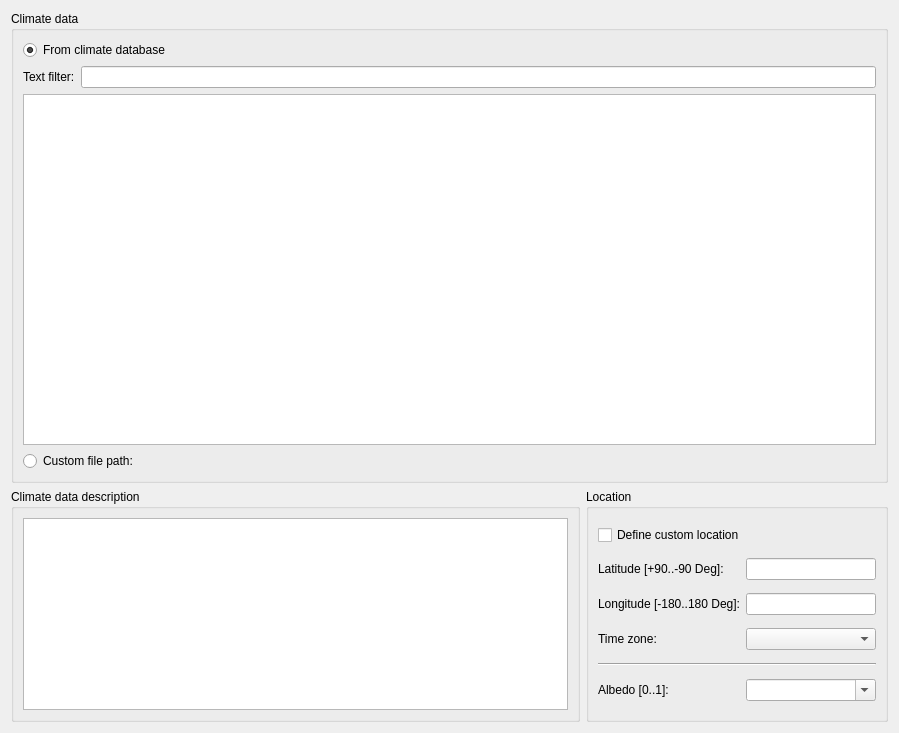
<?xml version="1.0" encoding="UTF-8"?>
<ui version="4.0">
 <class>SVSimulationLocationOptions</class>
 <widget class="QWidget" name="SVSimulationLocationOptions">
  <property name="geometry">
   <rect>
    <x>0</x>
    <y>0</y>
    <width>899</width>
    <height>733</height>
   </rect>
  </property>
  <property name="windowTitle">
   <string>Form</string>
  </property>
  <layout class="QVBoxLayout" name="verticalLayout">
   <item>
    <widget class="QGroupBox" name="groupBox">
     <property name="title">
      <string>Climate data</string>
     </property>
     <layout class="QGridLayout" name="gridLayout_2" columnstretch="0,1">
      <item row="0" column="0" colspan="2">
       <widget class="QRadioButton" name="radioButtonFromDB">
        <property name="text">
         <string>From climate database</string>
        </property>
        <property name="checked">
         <bool>true</bool>
        </property>
       </widget>
      </item>
      <item row="1" column="0" colspan="2">
       <layout class="QHBoxLayout" name="horizontalLayout">
        <item>
         <widget class="QLabel" name="labelTextFilter">
          <property name="text">
           <string>Text filter:</string>
          </property>
         </widget>
        </item>
        <item>
         <widget class="QLineEdit" name="lineEditTextFilter"/>
        </item>
       </layout>
      </item>
      <item row="2" column="0" colspan="2">
       <widget class="QTableView" name="tableViewClimateFiles"/>
      </item>
      <item row="3" column="0">
       <widget class="QRadioButton" name="radioButtonFromFile">
        <property name="text">
         <string>Custom file path:</string>
        </property>
       </widget>
      </item>
      <item row="3" column="1">
       <widget class="QtExt::BrowseFilenameWidget" name="filepathClimateDataFile" native="true">
        <property name="minimumSize">
         <size>
          <width>0</width>
          <height>20</height>
         </size>
        </property>
       </widget>
      </item>
     </layout>
    </widget>
   </item>
   <item>
    <layout class="QHBoxLayout" name="horizontalLayout_2" stretch="1,0">
     <item>
      <widget class="QGroupBox" name="groupBoxDescription">
       <property name="title">
        <string>Climate data description</string>
       </property>
       <layout class="QVBoxLayout" name="verticalLayoutClimateDataDescription">
        <item>
         <widget class="QTextBrowser" name="textBrowserDescription">
          <property name="sizePolicy">
           <sizepolicy hsizetype="Preferred" vsizetype="Maximum">
            <horstretch>0</horstretch>
            <verstretch>0</verstretch>
           </sizepolicy>
          </property>
          <property name="minimumSize">
           <size>
            <width>0</width>
            <height>50</height>
           </size>
          </property>
          <property name="baseSize">
           <size>
            <width>0</width>
            <height>100</height>
           </size>
          </property>
         </widget>
        </item>
       </layout>
      </widget>
     </item>
     <item>
      <widget class="QGroupBox" name="groupBoxLocation">
       <property name="sizePolicy">
        <sizepolicy hsizetype="Maximum" vsizetype="Preferred">
         <horstretch>0</horstretch>
         <verstretch>0</verstretch>
        </sizepolicy>
       </property>
       <property name="title">
        <string>Location</string>
       </property>
       <layout class="QGridLayout" name="gridLayout">
        <property name="verticalSpacing">
         <number>6</number>
        </property>
        <item row="4" column="0" colspan="2">
         <widget class="Line" name="line">
          <property name="orientation">
           <enum>Qt::Horizontal</enum>
          </property>
         </widget>
        </item>
        <item row="5" column="0">
         <widget class="QLabel" name="label_4">
          <property name="text">
           <string>Albedo [0..1]:</string>
          </property>
         </widget>
        </item>
        <item row="2" column="1">
         <widget class="QtExt::ValidatingLineEdit" name="lineEditLongitude">
          <property name="alignment">
           <set>Qt::AlignRight|Qt::AlignTrailing|Qt::AlignVCenter</set>
          </property>
         </widget>
        </item>
        <item row="2" column="0">
         <widget class="QLabel" name="label_3">
          <property name="text">
           <string>Longitude [-180..180 Deg]:</string>
          </property>
         </widget>
        </item>
        <item row="1" column="0">
         <widget class="QLabel" name="label_2">
          <property name="text">
           <string>Latitude [+90..-90 Deg]:</string>
          </property>
         </widget>
        </item>
        <item row="3" column="0">
         <widget class="QLabel" name="label_6">
          <property name="text">
           <string>Time zone:</string>
          </property>
         </widget>
        </item>
        <item row="3" column="1">
         <widget class="QComboBox" name="comboBoxTimeZone">
          <property name="minimumSize">
           <size>
            <width>130</width>
            <height>0</height>
           </size>
          </property>
         </widget>
        </item>
        <item row="5" column="1">
         <widget class="QtExt::ValueInputComboBox" name="comboBoxAlbedo">
          <property name="minimumSize">
           <size>
            <width>65</width>
            <height>0</height>
           </size>
          </property>
          <property name="editable">
           <bool>true</bool>
          </property>
         </widget>
        </item>
        <item row="0" column="0" colspan="2">
         <widget class="QCheckBox" name="checkBoxCustomLocation">
          <property name="text">
           <string>Define custom location</string>
          </property>
         </widget>
        </item>
        <item row="1" column="1">
         <widget class="QtExt::ValidatingLineEdit" name="lineEditLatitude">
          <property name="alignment">
           <set>Qt::AlignRight|Qt::AlignTrailing|Qt::AlignVCenter</set>
          </property>
         </widget>
        </item>
       </layout>
      </widget>
     </item>
    </layout>
   </item>
  </layout>
 </widget>
 <customwidgets>
  <customwidget>
   <class>QtExt::ValidatingLineEdit</class>
   <extends>QLineEdit</extends>
   <header location="global">QtExt_ValidatingLineEdit.h</header>
  </customwidget>
  <customwidget>
   <class>QtExt::ValueInputComboBox</class>
   <extends>QComboBox</extends>
   <header location="global">QtExt_ValueInputComboBox.h</header>
  </customwidget>
  <customwidget>
   <class>QtExt::BrowseFilenameWidget</class>
   <extends>QWidget</extends>
   <header>QtExt_BrowseFilenameWidget.h</header>
   <container>1</container>
  </customwidget>
 </customwidgets>
 <resources/>
 <connections/>
</ui>
